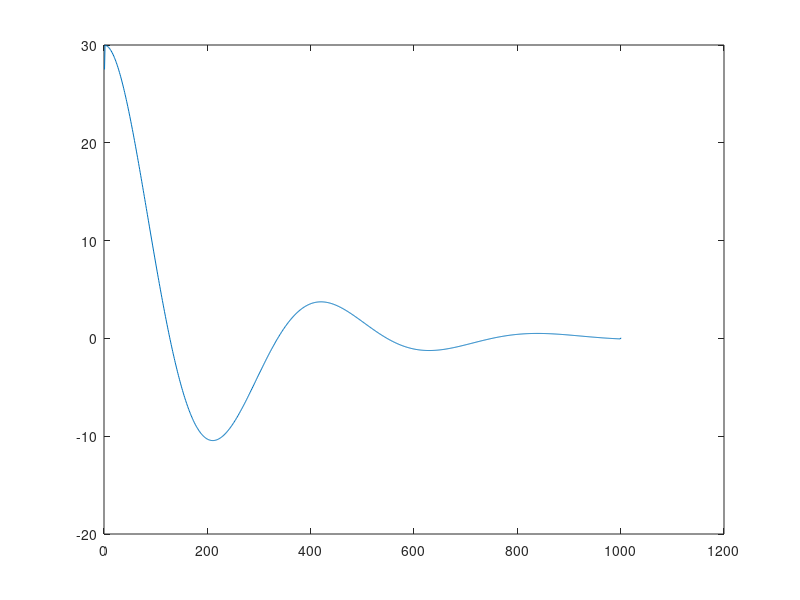
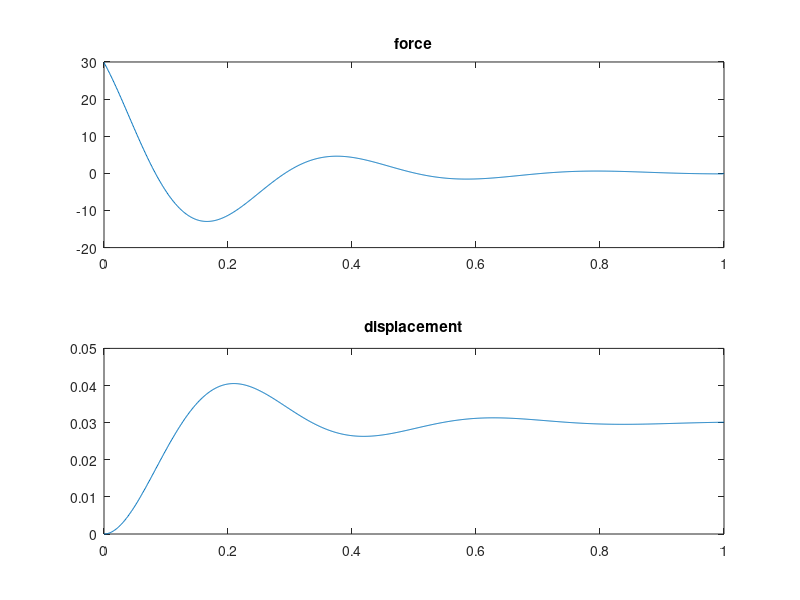

Reproduce these figures in MATLAB, in order. (Note: this script raises an error after producing the figures.)
% A time-variant impedance 

% build a model with the variable impedance 
clear, clc, close all

F = 15;

t = 0:0.001:1;

m_n = 2; %[kg]
b_n = 20; %[Ns/m]
k_n = 500; %[N/m]

omega_n = sqrt(k_n/m_n); %[rad/s]
zita = b_n/(2*sqrt(k_n*m_n));
omega_d = omega_n*sqrt(1-zita^2); %[rad/s]

x_n = (F/k_n)*(1-exp(-zita*omega_n*t)/(sqrt(1-zita^2)).*sin(omega_d*t+acos(zita)));
f_n = (x_n(end) - x_n)*k_n - [diff(x_n)/(1e-3), 0]*b_n + [diff(x_n,2)/1e-6, 0, 0]*m_n;
% f_n = ones(size(x_n))*F;
% f_n(1) = 0;

% something wrong with the analytical displacement? 
% solve the displacement, given the step function and the force input. 
f_input = ones(size(x_n))*F;
f_input(1) = 0; 
s = tf('s');
G = 1/(m_n*s^2+b_n*s+k_n);
x_pred = lsim(G,f_input,t);

% check the force, 
f_pred = (x_pred(end) - x_pred')*k_n + [diff(x_pred)'/(1e-3), 0]*b_n + [diff(x_pred,2)'/1e-6, 0, 0]*m_n;
plot(f_pred);

figure(); 
subplot(2,1,1); 
plot(t, f_n);
title('force');
subplot(2,1,2); 
plot(t, x_n); 
title('displacement');
sgtitle(' TI x and f analytical');

% use the tf to estimate the impedance 
f_input = f_n;
Ts = 1000;
data_est_UPs = iddata(x_n',f_input',1/Ts);
sysUP_s = tfest(data_est_UPs,2,0);
opt = predictOptions('InitialCondition','z');
[xp,~,~] = predict(sysUP_s,data_est_UPs,0,opt);
preddisp_interp_t = xp.OutputData;
[NUM_UPs,DEN_UPs] = tfdata(sysUP_s);
K_est_up_s = DEN_UPs{1}(3)/NUM_UPs{1}(3);
B_est_up_s = DEN_UPs{1}(2)/NUM_UPs{1}(3);
M_est_up_s = DEN_UPs{1}(1)/NUM_UPs{1}(3);
FIT_up_s = sysUP_s.Report.Fit.FitPercent;
